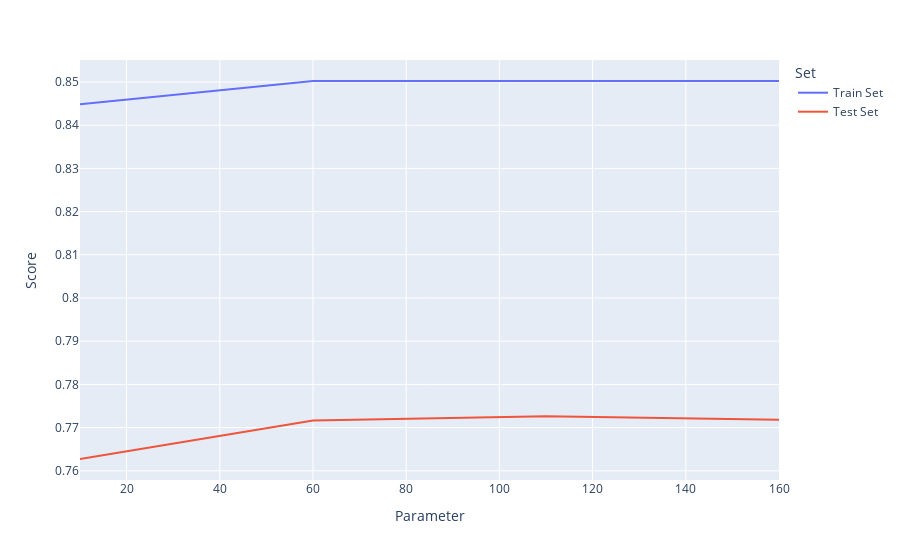

The notebook cell saved with this chart:
### Code cell
px.line(results, y="Score", x="Parameter", color="Set")

### Figure 1 — Plotly figure (JSON) as saved in the notebook; plotly's stock layout.template omitted (floating-point values rounded to 4 significant figures)
{"data": [{"hovertemplate": "Set=Train Set<br>Parameter=%{x}<br>Score=%{y}<extra></extra>", "legendgroup": "Train Set", "line": {"color": "#636efa", "dash": "solid"}, "marker": {"symbol": "circle"}, "mode": "lines", "name": "Train Set", "orientation": "v", "showlegend": true, "type": "scatter", "x": [10, 60, 110, 160], "xaxis": "x", "y": [0.8448, 0.8502, 0.8502, 0.8502], "yaxis": "y"}, {"hovertemplate": "Set=Test Set<br>Parameter=%{x}<br>Score=%{y}<extra></extra>", "legendgroup": "Test Set", "line": {"color": "#EF553B", "dash": "solid"}, "marker": {"symbol": "circle"}, "mode": "lines", "name": "Test Set", "orientation": "v", "showlegend": true, "type": "scatter", "x": [10, 60, 110, 160], "xaxis": "x", "y": [0.7627, 0.7716, 0.7726, 0.7718], "yaxis": "y"}], "layout": {"legend": {"title": {"text": "Set"}, "tracegroupgap": 0}, "margin": {"t": 60}, "xaxis": {"anchor": "y", "domain": [0, 1], "title": {"text": "Parameter"}}, "yaxis": {"anchor": "x", "domain": [0, 1], "title": {"text": "Score"}}}}
